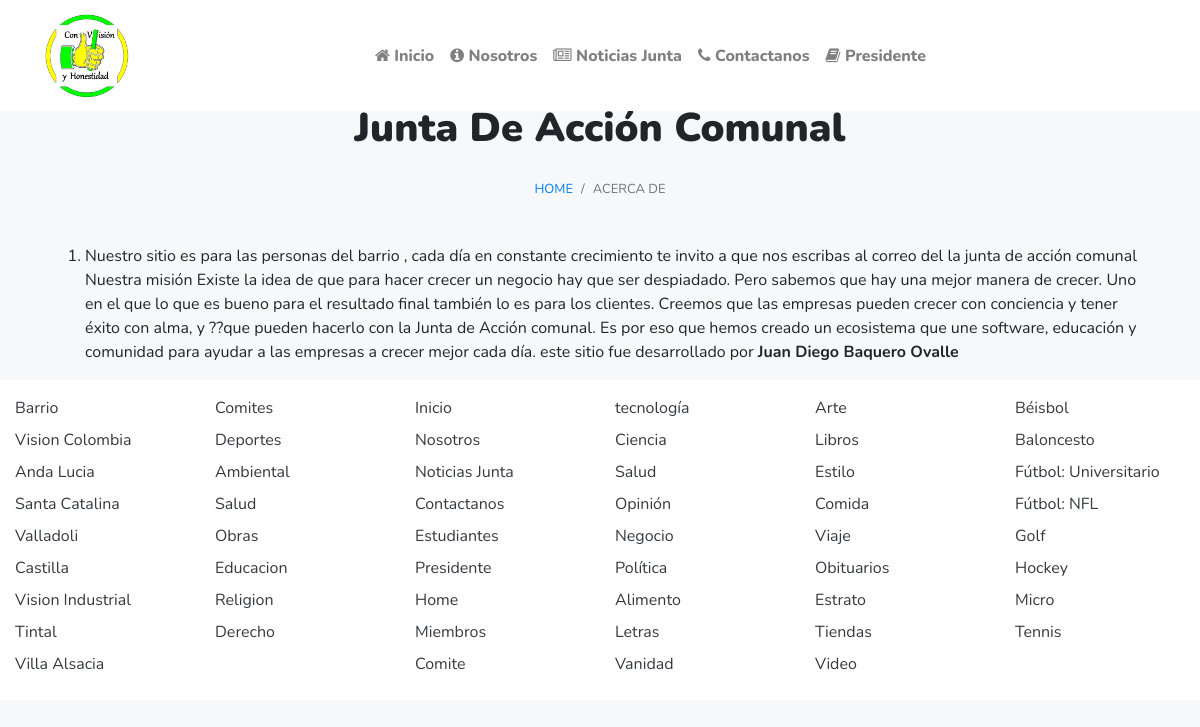
Screenshot of /Noticias/about-us.php with the database file from the repository.
### tables this page shows
CREATE TABLE `tblpages` (
  `id` int(11) NOT NULL,
  `PageName` varchar(200) DEFAULT NULL,
  `PageTitle` mediumtext DEFAULT NULL,
  `Description` longtext DEFAULT NULL,
  `PostingDate` timestamp NULL DEFAULT current_timestamp(),
  `UpdationDate` timestamp NULL DEFAULT NULL ON UPDATE current_timestamp()
);

### Noticias/about-us.php (the view, shortened to what this page needs)
<?php
include('includes/config.php');
?>
<!DOCTYPE html>
<html lang="en">
  <head>
    <link href="vendor/bootstrap/css/bootstrap.min.css" rel="stylesheet">
    <link href="css/modern-business.css" rel="stylesheet">
    <link rel="stylesheet" href="css/icons.css">
  </head>
  <body>
    <?php include('includes/header.php');?>
    <div class="container">
<?php
$pagetype='aboutus';
$query=mysqli_query($con,"select PageTitle,Description from tblpages where PageName='$pagetype'");
while($row=mysqli_fetch_array($query))
{
?>
      <h1 class="mt-5 mb-3 text-center"><?php echo htmlentities($row['PageTitle'])?>
      </h1>
      <ol class="breadcrumb">
        <li class="breadcrumb-item">
          <a href="index.php">Home</a>
        </li>
        <li class="breadcrumb-item active">Acerca de</li>
      </ol>
      <div class="row">
        <div class="col-lg-12">
          <p><?php echo $row['Description'];?></p>
        </div>
      </div>
<?php } ?>
    </div>
 <?php include('includes/footer.php');?>
  </body>
</html>

### Noticias/css/modern-business.css (style rules this page uses)
body { padding-top: 54px; font-family: 'Nunito', sans-serif; background-color: #f7f8f9; }
h1, h2, h3, h4, h5, h6 { font-weight: 900; }
@media (min-width: 992px) { body { padding-top: 56px; } }
.breadcrumb { justify-content: center; background: transparent; text-transform: uppercase; font-size: 13px; }

### rows the page displays
tblpages: PageTitle "Junta De Acción Comunal", Description "Nuestro sitio es para las personas del barrio , cada día en constante crecimiento te invito a que nos escribas al correo del la junta de acción comunal Nuestra misión Existe la idea de que para hacer crecer un negocio hay que ser despiadado. Pero sabemos que hay una mejor manera de crecer. Uno en el que lo que es bueno para el resultado final también lo es para los clientes. Creemos que las empresas pueden crecer con conciencia y tener éxito con alma, y ??que pueden hacerlo con la Junta de Acción comunal. Es por eso que hemos creado un ecosistema que une software, educación y comunidad para ayudar a las empresas a crecer mejor cada día. este sitio fue desarrollado por Juan Diego Baquero…"
